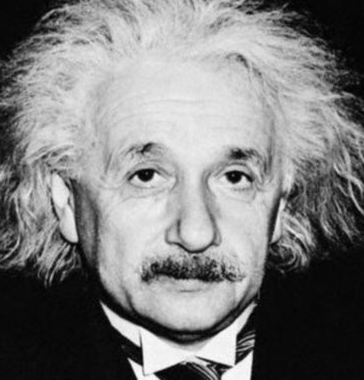
#> input picture einstein.png, 364 x 380 px
$ jupyter execute question10.ipynb
#> lines starting #> are read from the running program, lines starting #| are printed output that depends on the picture
#> further down, img is the input picture: shape (380, 364); min 0, max 255, mean 125.9
[cell 1]
#part a)
import cv2
import numpy as np
import matplotlib.pyplot as plt

def bilateral_filter(gray, kernel_size, sigma_s, sigma_r):
#> called with kernel_size = 8, sigma_s = 5, sigma_r = 20
    h, w = gray.shape
#> h = 380; w = 364
    pad = kernel_size // 2

    padded = np.pad(gray, pad, mode='reflect')
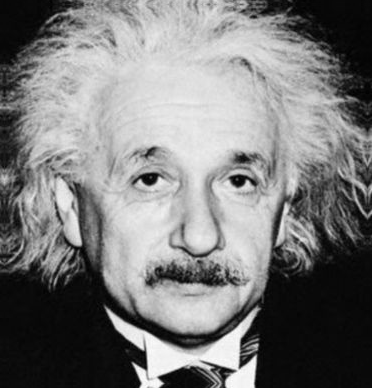
#> padded: shape (388, 372); min 0, max 255, mean 122.7
    output = np.zeros_like(gray, dtype=np.float32)

    for i in range(h):
        for j in range(w):

            wp_total = 0
            filtered_pixel = 0

            center = padded[i + pad, j + pad]

            for x in range(-pad, pad+1):
                for y in range(-pad, pad+1):

                    neighbor = padded[i + pad + x, j + pad + y]

                    # Spatial Gaussian
                    gs = np.exp(-(x**2 + y**2) / (2 * sigma_s**2))

                    # Range Gaussian
                    gr = np.exp(-((neighbor - center)**2) / (2 * sigma_r**2))

                    w_p = gs * gr

                    filtered_pixel += neighbor * w_p
                    wp_total += w_p

            output[i, j] = filtered_pixel / wp_total
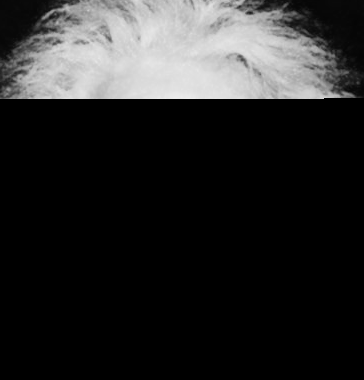
#> output: shape (380, 364) float32; min 0, max 237, mean 39.9

    return output.astype(np.uint8)


# Load Image
img = cv2.imread('einstein.png', cv2.IMREAD_GRAYSCALE)

# Apply bilateral filter
filtered = bilateral_filter(img, kernel_size=8, sigma_s=5, sigma_r=20)

# Show results
plt.subplot(1,2,1)
plt.imshow(img, cmap='gray')
plt.title("Original")
plt.axis('off')


plt.show()
